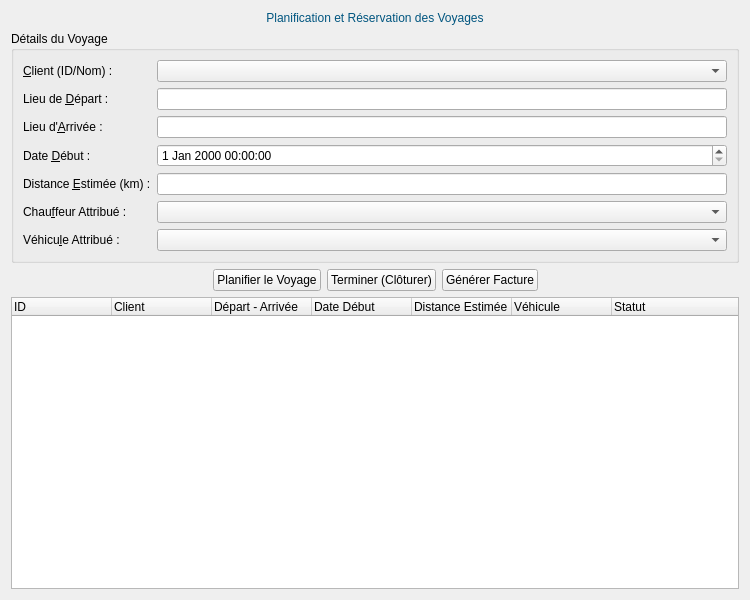
<?xml version="1.0" encoding="UTF-8"?>
<ui version="4.0">
 <class>GestionVoyage</class>
 <widget class="QWidget" name="GestionVoyage">
  <property name="geometry">
   <rect>
    <x>0</x>
    <y>0</y>
    <width>750</width>
    <height>600</height>
   </rect>
  </property>
  <property name="windowTitle">
   <string>Gestion des Voyages</string>
  </property>
  <layout class="QVBoxLayout" name="mainLayout">
   <item>
    <widget class="QLabel" name="label_titre">
     <property name="styleSheet">
      <string notr="true">font: 18pt "Times New Roman"; color: rgb(0, 85, 127);</string>
     </property>
     <property name="text">
      <string>Planification et Réservation des Voyages</string>
     </property>
     <property name="alignment">
      <set>Qt::AlignCenter</set>
     </property>
    </widget>
   </item>
   <item>
    <widget class="QGroupBox" name="formGroup">
     <property name="title">
      <string>Détails du Voyage</string>
     </property>
     <layout class="QFormLayout" name="formLayout">
      <item row="0" column="0">
       <widget class="QLabel" name="label_client">
        <property name="text">
         <string>&amp;Client (ID/Nom) :</string>
        </property>
        <property name="buddy">
         <cstring>combo_client</cstring>
        </property>
       </widget>
      </item>
      <item row="0" column="1">
       <widget class="QComboBox" name="combo_client"/>
      </item>
      <item row="1" column="0">
       <widget class="QLabel" name="label_depart">
        <property name="text">
         <string>Lieu de &amp;Départ :</string>
        </property>
        <property name="buddy">
         <cstring>input_depart</cstring>
        </property>
       </widget>
      </item>
      <item row="1" column="1">
       <widget class="QLineEdit" name="input_depart"/>
      </item>
      <item row="2" column="0">
       <widget class="QLabel" name="label_arrivee">
        <property name="text">
         <string>Lieu d'&amp;Arrivée :</string>
        </property>
        <property name="buddy">
         <cstring>input_arrivee</cstring>
        </property>
       </widget>
      </item>
      <item row="2" column="1">
       <widget class="QLineEdit" name="input_arrivee"/>
      </item>
      <item row="3" column="0">
       <widget class="QLabel" name="label_date_debut">
        <property name="text">
         <string>Date &amp;Début :</string>
        </property>
        <property name="buddy">
         <cstring>date_debut</cstring>
        </property>
       </widget>
      </item>
      <item row="3" column="1">
       <widget class="QDateTimeEdit" name="date_debut"/>
      </item>
      
      <item row="4" column="0">
       <widget class="QLabel" name="label_distance">
        <property name="text">
         <string>Distance &amp;Estimée (km) :</string>
        </property>
        <property name="buddy">
         <cstring>input_distance_estimee</cstring>
        </property>
       </widget>
      </item>
      <item row="4" column="1">
       <widget class="QLineEdit" name="input_distance_estimee"/>
      </item>
      <item row="5" column="0">
       <widget class="QLabel" name="label_chauffeur">
        <property name="text">
         <string>Chau&amp;ffeur Attribué :</string>
        </property>
        <property name="buddy">
         <cstring>combo_chauffeur</cstring>
        </property>
       </widget>
      </item>
      <item row="5" column="1">
       <widget class="QComboBox" name="combo_chauffeur"/>
      </item>
      <item row="6" column="0">
       <widget class="QLabel" name="label_vehicule">
        <property name="text">
         <string>Véhicu&amp;le Attribué :</string>
        </property>
        <property name="buddy">
         <cstring>combo_vehicule</cstring>
        </property>
       </widget>
      </item>
      <item row="6" column="1">
       <widget class="QComboBox" name="combo_vehicule"/>
      </item>
     </layout>
    </widget>
   </item>
   <item>
    <layout class="QHBoxLayout" name="buttonLayout">
     <item>
      <spacer name="horizontalSpacer_left">
       <property name="orientation">
        <enum>Qt::Horizontal</enum>
       </property>
       <property name="sizeHint" stdset="0">
        <size>
         <width>40</width>
         <height>20</height>
        </size>
       </property>
      </spacer>
     </item>
     <item>
      <widget class="QPushButton" name="btn_planifier">
       <property name="text">
        <string>Planifier le Voyage</string>
       </property>
      </widget>
     </item>
     <item>
      <widget class="QPushButton" name="btn_terminer">
       <property name="text">
        <string>Terminer (Clôturer)</string>
       </property>
      </widget>
     </item>
     <item>
      <widget class="QPushButton" name="btn_facturer">
       <property name="text">
        <string>Générer Facture</string>
       </property>
      </widget>
     </item>
     <item>
      <spacer name="horizontalSpacer_right">
       <property name="orientation">
        <enum>Qt::Horizontal</enum>
       </property>
       <property name="sizeHint" stdset="0">
        <size>
         <width>40</width>
         <height>20</height>
        </size>
       </property>
      </spacer>
     </item>
    </layout>
   </item>
   <item>
    <widget class="QTreeWidget" name="tableVoyages">
     <column>
      <property name="text">
       <string>ID</string>
      </property>
     </column>
     <column>
      <property name="text">
       <string>Client</string>
      </property>
     </column>
     <column>
      <property name="text">
       <string>Départ - Arrivée</string>
      </property>
     </column>
     <column>
      <property name="text">
       <string>Date Début</string>
      </property>
     </column>
     <column>
      <property name="text">
       <string>Distance Estimée (km)</string>
      </property>
     </column>
     <column>
      <property name="text">
       <string>Véhicule</string>
      </property>
     </column>
     <column>
      <property name="text">
       <string>Statut</string>
      </property>
     </column>
    </widget>
   </item>
  </layout>
 </widget>
 <customwidgets/>
 <resources/>
 <connections/>
</ui>
